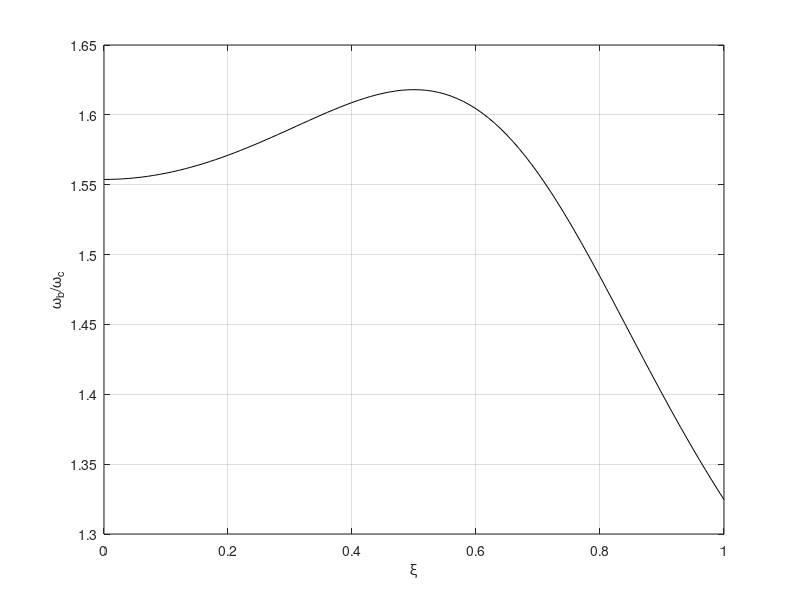

Write the MATLAB code that produced this figure.
zuni = 0:0.01:1;
a1 = 1 - 2 * zuni.^2 + sqrt(2 - 4 * zuni.^2 + 4* zuni.^4)
a2 = sqrt(1 + 4 * zuni.^4) - 2 * zuni.^2
a = sqrt(a1./a2)
plot(zuni,a,'k')
grid
xlabel('\xi')
ylabel('\omega_b/\omega_c')